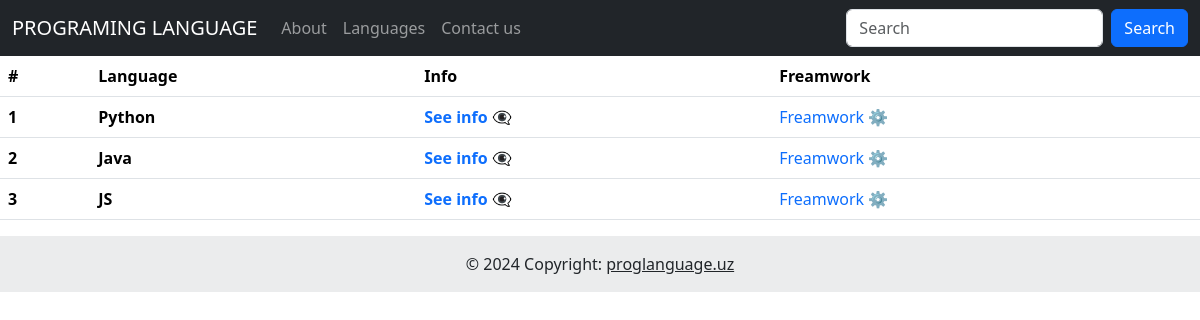
Page /languages/ on the committed database.
### app_languages/models.py (models this page shows, shortened)
class Languages(models.Model):
    lan_name = models.CharField(max_length=50, verbose_name="Language name")
    lan_info = models.CharField(max_length=255, verbose_name="Language info")
    class Meta:
        db_table = 'languages'
        verbose_name = 'Language'

### app_languages/views.py (the view)
# urls.py: path('languages/', lan_fw, name='languages'),
def lan_fw(request):
    languages = Languages.objects.all()
    freamworks = Freamworks.objects.all()
    fw_list = []
    for n in freamworks:
        fw_list.append(n)
    return render(request, 'language.html', context={'languages': languages, 'freamworks':fw_list})

### templates/language.html
{% extends 'base.html' %}
{% load static %}
{% block content %}
<table class="table">
  <thead>
    <tr>
      <th>#</th>
      <th>Language</th>
      <th>Info</th>
      <th>Freamwork</th>
    </tr>
  </thead>
    {% for language in languages %}
  <tbody>
      <th>{{ language.id }}</th>
      <th>{{ language.lan_name }}</th>
      <th><a style="text-decoration:none;" href={% url 'lan_url' language.id %}>See info 👁‍🗨</a></th>
       <td><a style="text-decoration:none;" href={% url 'fw_url' language.id %}>Freamwork ⚙️</a></td>
  </tbody>
    {% endfor %}
</table>
{% endblock %}

### templates/base.html (shortened to what this page needs)
<!DOCTYPE html>
{% load static %}
<html lang="en">
<head>
    <link rel="stylesheet" href={% static 'css/style.css' %}>
    <link rel="stylesheet" href={% static 'https://cdn.jsdelivr.net/npm/bootstrap@5.3.3/dist/css/bootstrap.min.css' %}>
    <link href="https://cdn.jsdelivr.net/npm/bootstrap@5.3.2/dist/css/bootstrap.min.css" rel="stylesheet">
</head>
<body>
    <div>
        <nav class="navbar navbar-expand-sm navbar-dark bg-dark">
          <div class="container-fluid">
            <a class="navbar-brand" href="javascript:void(0)">PROGRAMING LANGUAGE</a>
            <div class="collapse navbar-collapse" id="mynavbar">
              <ul class="navbar-nav me-auto">
                <li class="nav-item">
                  <a class="nav-link" href={% url 'about' %}>About</a>
                </li>
                <li class="nav-item">
                  <a class="nav-link" href={% url 'languages' %}>Languages</a>
                </li>
                <li class="nav-item">
                  <a class="nav-link" href={% url 'contact' %}>Contact us</a>
                </li>
              </ul>
              <form class="d-flex">
                <input class="form-control me-2" type="text" placeholder="Search">
                <button class="btn btn-primary" type="button">Search</button>
              </form>
            </div>
          </div>
        </nav>
    </div>
{% block content %}
{% endblock %}
<footer class="text-center bg-body-tertiary">
  <div class="text-center p-3" style="background-color: rgba(0, 0, 0, 0.05);">
    © 2024 Copyright:
    <a class="text-body" href="proglanguage.uz">proglanguage.uz</a>
  </div>
</footer>
</body>
</html>

### rows in the picture
Languages: id "1", lan_name "Python"
Languages: id "2", lan_name "Java"
Languages: id "3", lan_name "JS"
